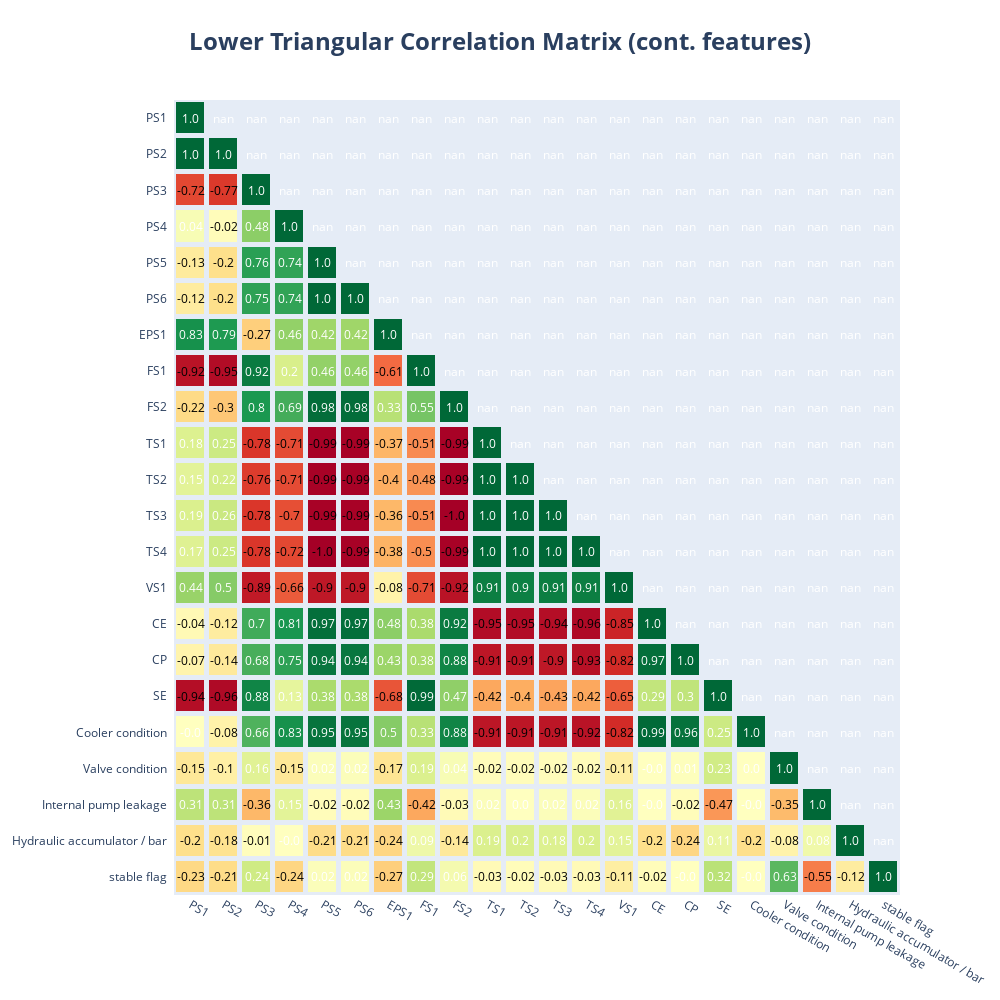

Notebook code for this chart:
### Markdown cell above
# Corrrelation

### Code cell
# Create a mask to hide the upper triangular part (including the diagonal)
corr = data.corr()

mask = np.tril(np.ones_like(corr, dtype=bool))

# Apply the mask to the correlation matrix
masked_corr = np.where(mask, corr, np.nan)

fig = ff.create_annotated_heatmap(
    z=masked_corr.round(2),
    x=list(corr.index.values),
    y=list(corr.columns.values),       
    xgap=5, ygap=5,
    zmin=-1, zmax=1,
    colorscale='RdYlGn',
    colorbar_thickness=3,
    colorbar_ticklen=0,
    showscale=False,  # Set this to False to hide the color scale for NaN values
    annotation_text=masked_corr.round(2),  # Add annotation text with values
    font_colors=['black', 'white'],  # Specify font colors for positive and negative values
)

fig.update_layout(title_text='<b>Lower Triangular Correlation Matrix (cont. features)<b>',
                  title_x=0.5,
                  titlefont={'size': 24},
                  width=1000, height=1000,
                  xaxis_showgrid=False,
                  xaxis={'side': 'bottom'},
                  yaxis_showgrid=False,
                  yaxis_autorange='reversed',                   
                  paper_bgcolor=None,
                  )
fig.show()
